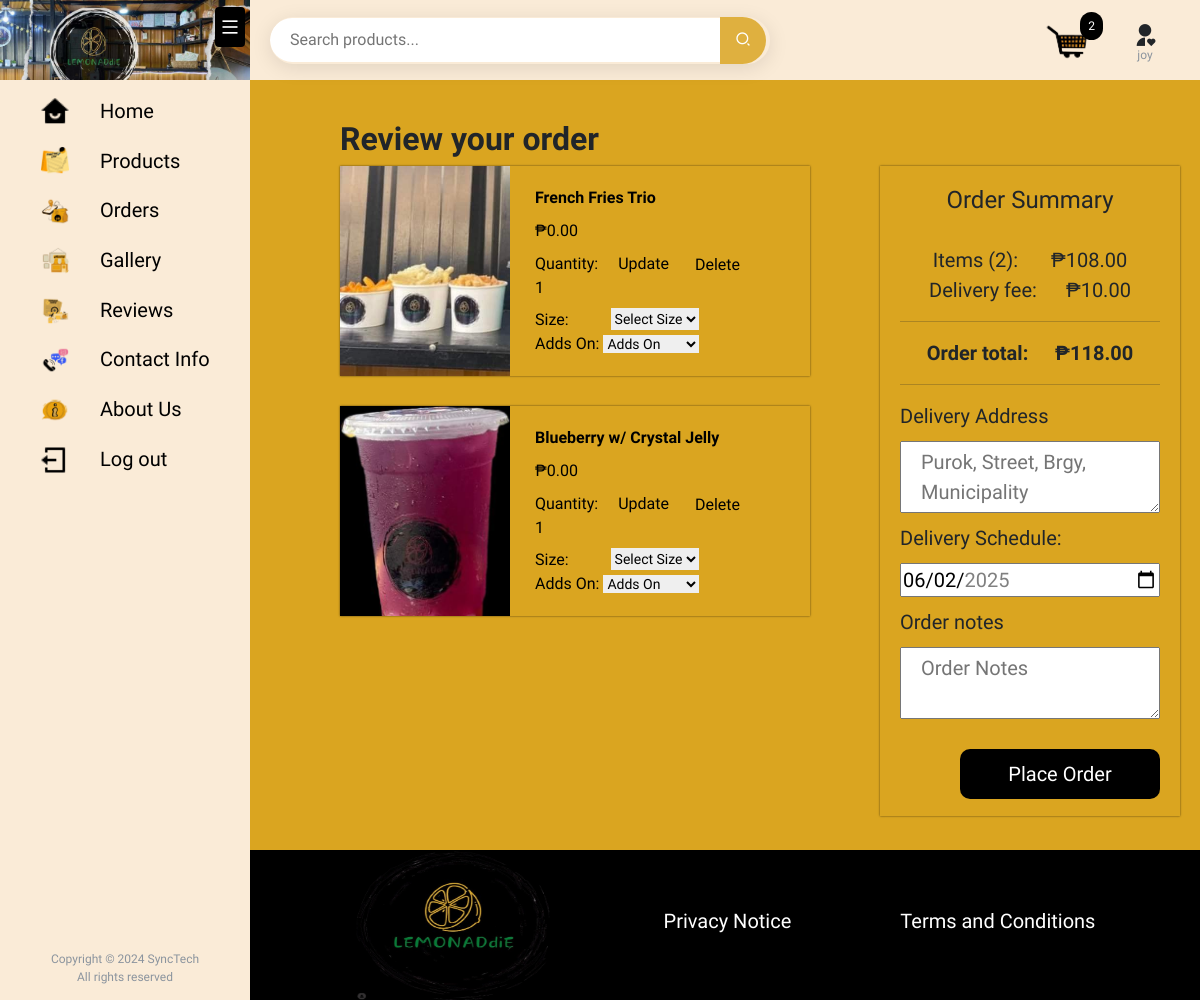
The app's page /cart (signed in) with its own data.
### tables this page shows
CREATE TABLE cart (
    customerid INT NOT NULL,
    productid INT NOT NULL,
    quantity INT NOT NULL CHECK (quantity > 0),
    sessionid VARCHAR(100) NOT NULL,
    FOREIGN KEY (customerid) REFERENCES customers(customerid),
    FOREIGN KEY (productid) REFERENCES products(productid)
);

CREATE TABLE products (
    productid INTEGER PRIMARY KEY,
    category TEXT NOT NULL,
    name TEXT NOT NULL,
    description TEXT,
    product_image TEXT,
    is_active BOOLEAN DEFAULT 1 NOT NULL
);

### app.py (the view)
@app.route('/cart')
def cart():
    if 'user_id' not in session:
        return redirect('/login')
    customer_id = session['user_id']
    cart_items_query = """
        SELECT
            cart.productid,
            cart.quantity,
            cart.sessionid,
            products.name,
            products.product_image,
            products.description,
            product_variants.variantid,
            product_variants.variant_name,
            product_variants.price
        FROM cart
        JOIN products ON cart.productid = products.productid
        LEFT JOIN product_variants ON products.productid = product_variants.productid
        WHERE cart.customerid = ?
    """
    rows = db.execute(cart_items_query, (customer_id,))
    cart_items = {}
    for row in rows:
        product_id = row['productid']
        if product_id not in cart_items:
            cart_items[product_id] = {
                'productid': product_id,
                'quantity': row['quantity'],
                'sessionid': row['sessionid'],
                'name': row['name'],
                'product_image': row['product_image'],
                'description': row['description'],
                'variants': []
            }
        if row['variantid'] and row['variant_name']:
            cart_items[product_id]['variants'].append({
                'variantid': row['variantid'],
                'variant_name': row['variant_name'],
                'price': row['price']
            })
    total_cost_of_items = sum(
        item['quantity'] * (item['variants'][0]['price'] if item['variants'] else 0)
        for item in cart_items.values()
    ) if cart_items else 0
    delivery_fee = 10.00
    order_total = total_cost_of_items + delivery_fee
    return render_template(
        'orders.html',
        cart_items=cart_items.values(),
        username=session.get("username"),
        cart_count=sum(item['quantity'] for item in cart_items.values()),
        total_cost_of_items=total_cost_of_items,
        delivery_fee=delivery_fee,
        order_total=order_total
    )

### templates/orders.html (shortened to what this page needs)
{% extends "layout.html" %}
{% block main %}
    <h2 class="order-header-text">Review your order</h2>
    <div class="cart-full-container">
        <div class="cart-container">
            <div class="products-flex-col">
                {% for item in cart_items %}
                    <div class="order-container">
                        <div class="picture-container">
                            <img class="item-image" src="{{ item.product_image }}" alt="{{ item.name }}">
                        </div>
                        <div class="details-container">
                            <div class="item-name">
                                <strong>{{ item.name }}</strong>
                            </div>
                            <div class="item-price price-value" id="price-{{ item.productid }}">
                                ₱{{ "%.2f" | format(item.get("default_price", 0)) }}
                            </div>
                            <div class="item-quantity">
                                <span>Quantity: {{ item.quantity }}</span>
                                <span><a href="/products" style="text-decoration: none; color: inherit;">Update</a></span>
                                <span>
                                    <form action="/delete_from_cart" method="POST" style="display:inline;">
                                        <button type="submit" style="background:none; border:none; cursor:pointer;">Delete</button>
                                    </form>
                                </span>
                            </div>
                            <form method="POST" class="product-form">
                                <div class="size-dropdown-container">
                                    <div class="product-card" data-product-id="{{ item.productid }}" data-category="{{ item.category }}">
                                        <div class="item-quantity">
                                            <label for="size-dropdown-{{ item.productid }}" class="dropdown-label">Size:</label>
                                            <select id="size-dropdown-{{ item.productid }}" name="selected_variant_{{ item.productid }}" class="size-dropdown">
                                                <option value="" disabled selected>Select Size</option>
                                            </select>
                                        </div>
                                    </div>
                                </div>
                                <div class="addson-dropdown-container">
                                    <div class="product-card" data-product-id="{{ item.productid }}" data-category="{{ item.category }}">
                                        <div class="item-addsOn">
                                            <label for="addson-dropdown-{{ item.productid }}" class="dropdown-label">Adds On:</label>
                                            <select id="addson-dropdown-{{ item.productid }}" name="addson_{{ item.productid }}" class="addson-dropdown">
                                                <option value="" disabled selected>Adds On</option>
                                            </select>
                                        </div>
                                    </div>
                                </div>
                            </form>
                        </div>
                    </div>
                {% endfor %}
            </div>
        </div>
        <div class="freearea"></div>
        <div class="order-summary-container">
            <h4 class="order-summary-header">Order Summary</h4>
            <div class="order-summary">
                <span>Items ({{ cart_count }}): </span>
                <span>₱{{ "%.2f" | format(total_cost_of_items) }}</span>
            </div>
            <div class="order-summary">
                <span>Delivery fee: </span>
                <span>₱{{ "%.2f" | format(delivery_fee) }}</span>
            </div>
            <div>
                <hr>
            </div>
            <div class="order-summary">
                <span><strong>Order total: </strong></span>
                <span id="order-total"><strong>₱{{ "%.2f" | format(order_total) }}</strong></span>
            </div>
            <div>
                <hr>
            </div>
            <form id="orderForm" action="/place_order" method="POST">
                <div class="orders-details-container">
                    <span>Delivery Address</span>
                    <textarea class="input-order delivery-address" placeholder="Purok, Street, Brgy, Municipality" name="delivery-address" id="delivery-address" required></textarea>
                    <span>Delivery Schedule:</span>
                    <input type="date" id="delivery-date" name="delivery-date">
                    <span>Order notes</span>
                    <textarea class="input-order notes" type="text" placeholder="Order Notes" name="notes" id="notes"></textarea>
                    <button type="submit" class="order-btn" id="placeOrderBtn" disabled>Place Order</button>
                </div>
            </form>
        </div>
    </div>
{% endblock %}

### templates/layout.html (shortened to what this page needs)
<!DOCTYPE html>
<html lang="en">
    <head>
        <link href="https://cdn.jsdelivr.net/npm/remixicon@2.5.0/fonts/remixicon.css" rel="stylesheet">
        <link href="https://cdn.jsdelivr.net/npm/bootstrap@5.3.0/dist/css/bootstrap.min.css" rel="stylesheet">
        <link href="https://cdn.jsdelivr.net/npm/bootstrap@5.3.0-alpha3/dist/css/bootstrap.min.css" rel="stylesheet">
        <link rel="stylesheet" href="/static/styles/products.css">
        <link rel="stylesheet" href="/static/styles/layout.css">
        <link rel="stylesheet" href="/static/styles/soon.css">
        <link rel="stylesheet" href="/static/styles/home.css">
        <link rel="stylesheet" href="/static/styles/products.css">
        <link rel="stylesheet" href="/static/styles/cart.css">
        <link rel="stylesheet" href="/static/styles/placeorder.css">
    </head>
    <body>
        <div class="sidebar" id="sidebar">
            <div class="sidebar-header">
                <img class="sidebar-pic" src="/static/images/sidebar-header.jpg" alt="">
                <i class="ri-menu-fill menu-icon" id="menuIcon"></i>
            </div>
            <div class="sidebar-menu">
                <div class="sidebar-icons">
                    <img class="icons" src="/static/images/icons/home.png" alt="">
                </div>
                <div class="sidebar-text">
                    <a class="icon-link" href="/">Home</a>
                </div>
            </div>
            <div class="sidebar-menu-container">
                <div class="sidebar-menu">
                    <div class="sidebar-icons">
                        <img class="icons" src="/static/images/icons/productlist.png" alt="">
                    </div>
                    <div class="sidebar-text">
                        <a class="icon-link" href="/products">Products</a>
                    </div>
                </div>
                <div class="sidebar-menu">
                    <div class="sidebar-icons">
                        <img class="icons" src="/static/images/icons/orders.png" alt="">
                    </div>
                    <div class="sidebar-text">
                        <a class="icon-link" href="/cart">Orders</a>
                    </div>
                </div>
                <div class="sidebar-menu">
                    <div class="sidebar-icons">
                        <img class="icons" src="/static/images/icons/gallery.png" alt="">
                    </div>
                    <div class="sidebar-text">
                        <a class="icon-link" href="/gallery">Gallery</a>
                    </div>
                </div>
                <div class="sidebar-menu">
                    <div class="sidebar-icons">
                        <img class="icons" src="/static/images/icons/customers_review.png" alt="">
                    </div>
                    <div class="sidebar-text">
                        <a class="icon-link" href="/reviews">Reviews</a>
                    </div>
                </div>
                <div class="sidebar-menu">
                    <div class="sidebar-icons">
                        <img class="icons" src="/static/images/icons/contactinfo.png" alt="">
                    </div>
                    <div class="sidebar-text">
                        <a class="icon-link" href="/contactus">Contact Info</a>
                    </div>
                </div>
                <div class="sidebar-menu">
                    <div class="sidebar-icons">
                        <img class="icons" src="/static/images/icons/aboutus.png" alt="">
                    </div>
                    <div class="sidebar-text">
                        <a class="icon-link" href="/aboutus">About Us</a>
                    </div>
                </div>
                <div class="sidebar-menu">
                    <div class="sidebar-icons">
                        <img class="icons" src="/static/images/icons/logout.png" alt="">
                    </div>
                    <div class="sidebar-text">
                        <a class="icon-link" href="/logout">Log out</a>
                    </div>
                </div>
            </div>
            <div class="copyright">
                <p class="small-text">Copyright &copy; 2024 SyncTech</p>
                <p class="small-text">All rights reserved</p>
            </div>
        </div>
        <main>
            <div class="main-header">
                <div class="search-container">
                    <form action="{{ url_for('search') }}" method="get" class="search-box">
                        <input type="text" name="query" class="search-input" placeholder="Search products..." autocomplete="off">
                        <button type="submit" class="search-button"><i class="ri-search-2-line"></i></button>
                    </form>
                </div>
                <div class="cart">
                    <a href="/cart"><img class="cart-icon" src="/static/images/icons/cart.png" alt=""></a>
                    <p class="cart-order small-text">{{ cart_count }}</p>
                </div>
                <div class="user">
                    <div><i class="ri-user-heart-fill larger-text"></i></div>
                    <div>
                        <p class="small-text username">{{ username }}</p>
                    </div>
                </div>
            </div>
            <div class="main-content">
                {% block main %}
                {% endblock %}
                <div class="footer">
                    <img class="logo" src="/static/images/lemonaddie-logo.png" alt="">
                    <a class="icon-link" href="/privacynotice">
                        <h5>Privacy Notice</h5>
                    </a>
                    <a class="icon-link" href="/termsconditions">
                        <h5>Terms and Conditions</h5>
                    </a>
                </div>
            </div>
        </main>
    </body>
</html>

### records on screen
cart: product_image (picture), name "French Fries Trio", value "0.00", quantity "1"
cart: product_image (picture), name "Blueberry w/ Crystal Jelly", value "0.00", quantity "1"

### other values on screen
{{ cart_count }} "2"
{{ username }} "joy"
{{ "%.2f" | format(total_cost_of_items) }} "108.00"
{{ "%.2f" | format(delivery_fee) }} "10.00"
{{ "%.2f" | format(order_total) }} "118.00"
